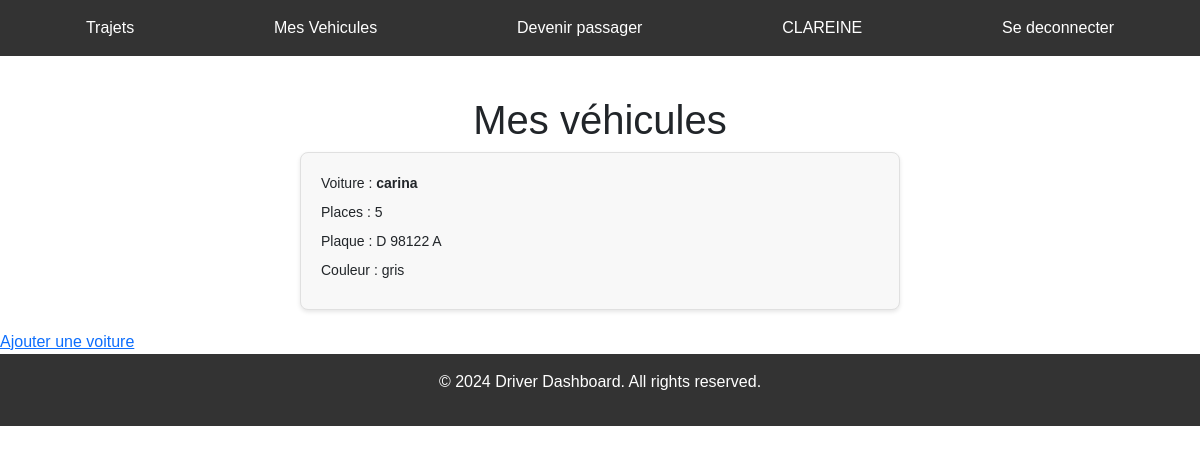
Page /cars/ (signed in) on the earlier database version.
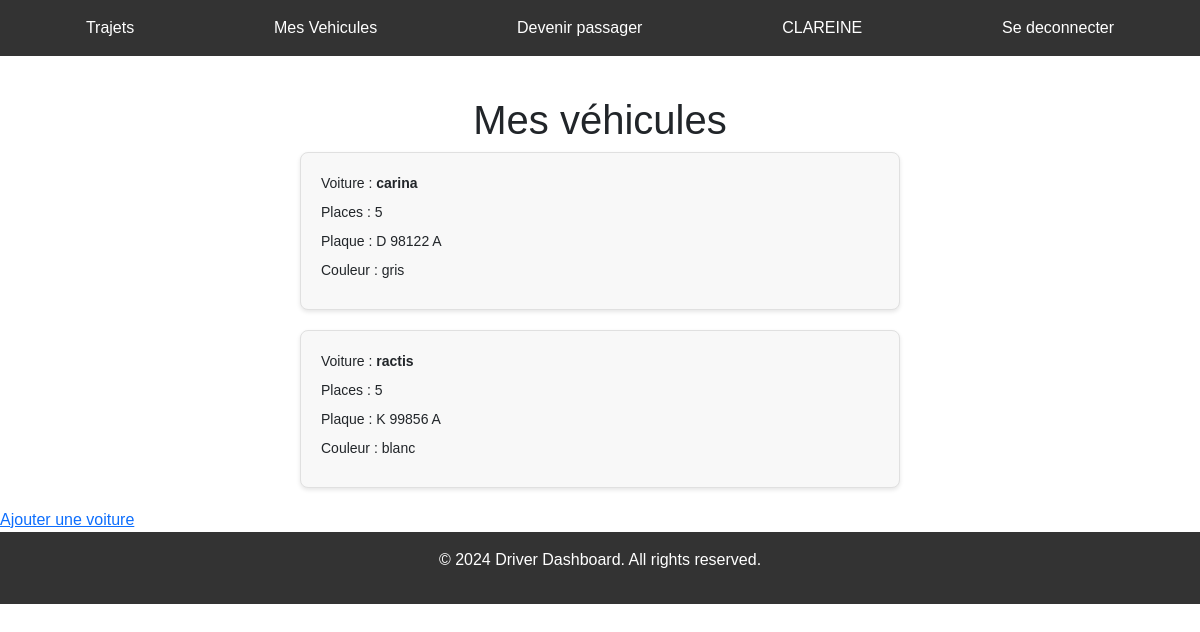
Same page on the later database version.
### covoiturage/models.py (models this page shows, shortened)
class Vehicule(models.Model):
    user = models.ForeignKey(User, on_delete=models.CASCADE, related_name='vehicules', null=True)
    modele = models.CharField(max_length=35, null=True)
    plaque = models.CharField(max_length=10, null=True)
    places = models.IntegerField(null=True)
    color = models.CharField(max_length=40, null=True)

### Stage/views.py (the view)
# urls.py: path('cars/', views.cars, name='cars'),
def cars(request):
    vehicles = Vehicule.objects.filter(user=request.user)
    return render(request, 'cars.html', {'vehicles': vehicles})

### templates/cars.html
{% extends 'base.html' %}
{% load static %}
{% block section %}
<link rel="stylesheet" href="{% static 'car.css' %}">
<div class="vehicles-container">
    <h1>Mes véhicules</h1>
    {% if vehicles %}
    {% for vehicle in vehicles %}
    <div class="vehicle-card">
      <p>Voiture : <strong>{{ vehicle.modele }}</strong></p>
      <p>Places : {{ vehicle.places }}</p>
      <p>Plaque : {{ vehicle.plaque }}</p>
      <p>Couleur : {{ vehicle.color }}</p>
    </div>
    {% endfor %}
    {% else %}
    <p>Vous n'avez pas encore de véhicule enregistré.</p>
    {% endif %}
  </div>
  <a href="vehicle/add/" >Ajouter une voiture </a>
{% endblock section%}

Differences in the rows shown:
added Vehicule: modele "ractis", places "5", plaque "K 99856 A", color "blanc"
